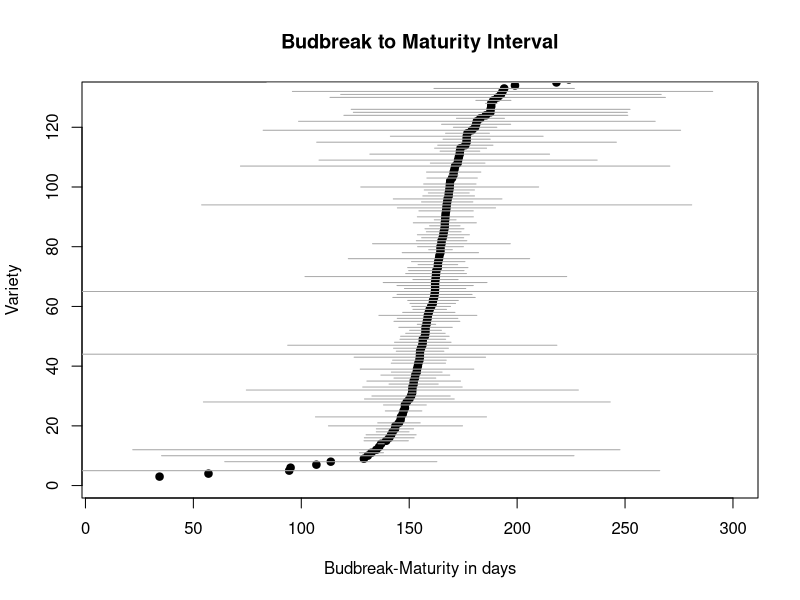

This figure's R source: (Note: this script raises an error after producing the figure.)
#Cleaning Vassal Data Set + Generating Avg. Phenological Intervals + Correlating Phenological Intervals 

#Housekeeping
setwd("/Users/wolkolab/Asa Project")
rm(list=ls())
options(stringsAsFactors = FALSE)
library(plyr)

########### Merging Data Sheets and Cleaning Vassal ###################

#Merge Vassal sheets 
vassal.master<-read.csv("vassal_pheno.csv" ,header=T,sep=",",as.is=T)[,1:9]
vassal.johan<-read.csv("Vassal Phenology-Johan.csv" ,header=T,sep=",",as.is=T)[,1:9]
vassal.Asa1<-read.csv("Vassal_phenology_Asa.xlsx - 2015 alternative data sheets.csv" ,header=T,sep=",",as.is=T)[,1:9]
vassal.Asa2<-read.csv("Vassal_phenology_Asa.xlsx - 2015.csv" ,header=T,sep=",",as.is=T)[,1:9]

final.vassal<-rbind(vassal.master,vassal.johan,vassal.Asa1,vassal.Asa2)
final.vassal<-final.vassal[!duplicated(final.vassal),]

## Load function to clean Vassal data
clean.vassal<-function(x){
  x<-as.data.frame(x)
  for( i in 1:nrow(x) ) { #i=1
    
    print(i)
    
    ## correct BB
    if( x$BB[i] != "" & !is.na(x$BB[i])){ 
      
      if(nchar(x$BB[i])<12 & nchar(x$BB[i])>4 
         & length(strsplit(gsub( "/", " ", x$BB[i])," ")[[1]])==3){
        
        if(nchar(strsplit(gsub( "/", " ", x$BB[i])," ")[[1]][3])<3){
          
          elem.i<-x$BB[i]
          b<-strsplit(gsub( "/", " ", elem.i )," ")
          if(b[[1]][3]<20){
            elem.i<-paste(b[[1]][1],b[[1]][2],paste(20,b[[1]][3],sep=""),sep="/")
          } else {
            elem.i<-paste(b[[1]][1],b[[1]][2],paste(19,b[[1]][3],sep=""),sep="/")
          }
          x$BB[i]<-elem.i  
        }
      } else {
        x$review[i]<-"Review this line"
      }
    }
    
    ## correct FLOW
    if(x$FLOW[i]!=""& !is.na(x$FLOW[i])){ 
      
      if(nchar(x$FLOW[i])<12  & nchar(x$FLOW[i])>4
         & length(strsplit(gsub( "/", " ", x$FLOW[i])," ")[[1]])==3){
        
        if(nchar(strsplit(gsub( "/", " ", x$FLOW[i])," ")[[1]][3])<3){
          
          elem.i.fl<-x$FLOW[i]
          b.fl<-strsplit(gsub( "/", " ", elem.i.fl )," ")
          if(b.fl[[1]][3]<20){
            elem.i.fl<-paste(b.fl[[1]][1],b.fl[[1]][2],paste(20,b.fl[[1]][3],sep=""),sep="/")
          } else {
            elem.i.fl<-paste(b.fl[[1]][1],b.fl[[1]][2],paste(19,b.fl[[1]][3],sep=""),sep="/")
          }
          x$FLOW[i]<-elem.i.fl  
        }
      } else {
        x$review[i]<-"Review this line"
      }
    }
    
    ## correct VER
    if(x$VER[i]!=""& !is.na(x$VER[i])){ 
      if(nchar(x$VER[i])<12 & nchar(x$VER[i])>4
         & length(strsplit(gsub( "/", " ", x$VER[i])," ")[[1]])==3){
        if(nchar(strsplit(gsub( "/", " ", x$VER[i])," ")[[1]][3])<3){
          
          elem.i.ver<-x$VER[i]
          b.ver<-strsplit(gsub( "/", " ", elem.i.ver )," ")
          if(b.ver[[1]][3]<20){
            elem.i.ver<-paste(b.ver[[1]][1],b.ver[[1]][2],paste(20,b.ver[[1]][3],sep=""),sep="/")
          } else {
            elem.i.ver<-paste(b.ver[[1]][1],b.ver[[1]][2],paste(19,b.ver[[1]][3],sep=""),sep="/")
          }
          x$VER[i]<-elem.i.ver  
        }
      } else {
        x$review[i]<-"Review this line"
      }
      
    }
    
    ## correct MAT
    if(x$MAT[i]!=""& !is.na(x$MAT[i])){ 
      if(nchar(x$MAT[i])<12 & nchar(x$MAT[i])>4
         & length(strsplit(gsub( "/", " ", x$MAT[i])," ")[[1]])==3){
        if(nchar(strsplit(gsub( "/", " ", x$MAT[i])," ")[[1]][3])<3){
          
          elem.i.ver<-x$MAT[i]
          b.ver<-strsplit(gsub( "/", " ", elem.i.ver )," ")
          if(b.ver[[1]][3]<20){
            elem.i.ver<-paste(b.ver[[1]][1],b.ver[[1]][2],paste(20,b.ver[[1]][3],sep=""),sep="/")
          } else {
            elem.i.ver<-paste(b.ver[[1]][1],b.ver[[1]][2],paste(19,b.ver[[1]][3],sep=""),sep="/")
          }
          x$MAT[i]<-elem.i.ver  
        }
      } else {
        x$review[i]<-"Review this line"
      }
    }
  } 
  return(x)
}


dim(final.vassal)

#final.vassal<-final.vassal[,1:9]
final.vassal$BB<-final.vassal$bud_day
final.vassal$FLOW<-final.vassal$flow_day
final.vassal$VER<-final.vassal$ver_day
final.vassal$MAT<-final.vassal$mat_day


final.vassal$BB=gsub( ".", "/", final.vassal$BB,fixed=T)
final.vassal$FLOW=gsub( ".", "/", final.vassal$FLOW,fixed=T)
final.vassal$VER=gsub( ".", "/", final.vassal$VER,fixed=T)
final.vassal$MAT=gsub( ".", "/", final.vassal$MAT,fixed=T)
final.vassal$review<-rep(NA,nrow(final.vassal))


#Apply Cleaning
vassal.clean<-clean.vassal(final.vassal)


#Write new vassal csv

#write.csv(vassal.clean,file="Vassal_cleaned2.csv")


head(vassal.clean)

vassal.clean$BB<-as.Date(vassal.clean$BB,format="%d/%m/%Y")
vassal.clean$FLOW<-as.Date(vassal.clean$FLOW,format="%d/%m/%Y")
vassal.clean$VER<-as.Date(vassal.clean$VER,format="%d/%m/%Y")
vassal.clean$MAT<-as.Date(vassal.clean$MAT,format="%d/%m/%Y")


######################## Some Phenological Interval Means and Standard Deviations #############

#Budbreak-Maturation Mean and Standard Dev.

vassal.clean$DiffBudMat<-difftime(vassal.clean$MAT,vassal.clean$BB,units="days") 

nvar<-length(unique(vassal.clean$variety))
variety.mean.bud.mat<-as.data.frame(array(NA,dim=c(nvar,3)))
colnames(variety.mean.bud.mat)<-c("variety","mean Bud-Mat", "sd Bud-Mat")

for(i in 1:nvar){
  print(i)
  var.i<-unique(vassal.clean$variety)[i]
  subset.i<-subset(vassal.clean,variety==var.i)
  variety.mean.bud.mat[i,1]<-var.i
  variety.mean.bud.mat[i,2]<-as.numeric(mean(subset.i$DiffBudMat,na.rm=T))
  variety.mean.bud.mat[i,3]<-as.numeric(sd(subset.i$DiffBudMat,na.rm=T))
  
  
}

variety.mean.bud.mat

#Budbreak-Flowering Mean and Standard Dev.

vassal.clean$DiffBudFlow<-difftime(vassal.clean$FLOW,vassal.clean$BB,units="days") 


nvar<-length(unique(vassal.clean$variety))
variety.mean.bud.flow<-as.data.frame(array(NA,dim=c(nvar,3)))
colnames(variety.mean.bud.flow)<-c("variety","mean Bud-Flow", "sd Bud-Flow")

for(i in 1:nvar){
  print(i)
  var.i<-unique(vassal.clean$variety)[i]
  subset.i<-subset(vassal.clean,variety==var.i)
  variety.mean.bud.flow[i,1]<-var.i
  variety.mean.bud.flow[i,2]<-as.numeric(mean(subset.i$DiffBudFlow,na.rm=T))
  variety.mean.bud.flow[i,3]<-as.numeric(sd(subset.i$DiffBudFlow,na.rm=T))
  
  
}

variety.mean.bud.flow


#Flowering-Veraison Mean and Standard Dev

vassal.clean$DiffFlowVer<-difftime(vassal.clean$VER,vassal.clean$FLOW,units="days") 


nvar<-length(unique(vassal.clean$variety))
variety.mean.flow.ver<-as.data.frame(array(NA,dim=c(nvar,3)))
colnames(variety.mean.flow.ver)<-c("variety","mean Flow-Ver", "sd Flow-Ver")

for(i in 1:nvar){
  print(i)
  var.i<-unique(vassal.clean$variety)[i]
  subset.i<-subset(vassal.clean,variety==var.i)
  variety.mean.flow.ver[i,1]<-var.i
  variety.mean.flow.ver[i,2]<-as.numeric(mean(subset.i$DiffFlowVer,na.rm=T))
  variety.mean.flow.ver[i,3]<-as.numeric(sd(subset.i$DiffFlowVer,na.rm=T))
  
  
}
variety.mean.flow.ver

#Veraison-Maturation Mean and Standard Dev

vassal.clean$DiffVerMat<-difftime(vassal.clean$MAT,vassal.clean$VER,units="days") 


nvar<-length(unique(vassal.clean$variety))
variety.mean.ver.mat<-as.data.frame(array(NA,dim=c(nvar,3)))
colnames(variety.mean.ver.mat)<-c("variety","mean Ver-Mat", "sd Ver-Mat")

for(i in 1:nvar){
  print(i)
  var.i<-unique(vassal.clean$variety)[i]
  subset.i<-subset(vassal.clean,variety==var.i)
  variety.mean.ver.mat[i,1]<-var.i
  variety.mean.ver.mat[i,2]<-as.numeric(mean(subset.i$DiffVerMat,na.rm=T))
  variety.mean.ver.mat[i,3]<-as.numeric(sd(subset.i$DiffVerMat,na.rm=T))
  
  
}

variety.mean.ver.mat

#Budbreak-Veraison Mean and Standard Dev

vassal.clean$DiffBudVer<-difftime(vassal.clean$VER,vassal.clean$BB,units="days") 


nvar<-length(unique(vassal.clean$variety))
variety.mean.bud.ver<-as.data.frame(array(NA,dim=c(nvar,3)))
colnames(variety.mean.bud.ver)<-c("variety","mean Bud-Ver", "sd Bud-Ver")

for(i in 1:nvar){
  print(i)
  var.i<-unique(vassal.clean$variety)[i]
  subset.i<-subset(vassal.clean,variety==var.i)
  variety.mean.bud.ver[i,1]<-var.i
  variety.mean.bud.ver[i,2]<-as.numeric(mean(subset.i$DiffBudVer,na.rm=T))
  variety.mean.bud.ver[i,3]<-as.numeric(sd(subset.i$DiffBudVer,na.rm=T))
  
  
}

variety.mean.bud.ver


######################### Plotting Some Avg. Phenological Intervals ###########################

#Budbreak-Maturation Plot

data.to.plot<-variety.mean.bud.mat[with(variety.mean.bud.mat,order(`mean Bud-Mat`)),]
plot(x=NULL,y=NULL,xlim=c(10,300),ylim=c(1,130),ylab="Variety",xlab="Budbreak-Maturity in days", main="Budbreak to Maturity Interval" )
points(data.to.plot$`mean Bud-Mat`,1:201,pch=19)

for(i in 1:201){
  print(i)
  if(!is.na(data.to.plot[i,"mean Bud-Mat"])){
    low.conf<-data.to.plot[i,"mean Bud-Mat"]-data.to.plot[i,"sd Bud-Mat"]
    up.conf<-data.to.plot[i,"mean Bud-Mat"]+data.to.plot[i,"sd Bud-Mat"]
    if(!is.na(abs(up.conf-low.conf)) & abs(up.conf-low.conf)<400){
      lines(c(low.conf,up.conf),rep(i,2),type="l",col="darkgrey")
    }
  }
}

#Budbreak-Flowering Plot

data.to.plot<-variety.mean.bud.flow[with(variety.mean.bud.flow,order(`mean Bud-Flow`)),]
data.to.plot<-data.to.plot%>%filter(variety!="Marsanne")%>%filter(variety!="CarignanNoir")%>%filter(variety!="Listan")
plot(x=NULL,y=NULL,xlim=c(10,150),ylim=c(1,60),ylab="Variety",xlab="Budreak-Flowering in days",main="Budburst to Flowering Interval",cex=1.5,cex.axis=1.5, cex.lab=1.5,font.lab=2)
points(data.to.plot$`mean Bud-Flow`,1:198,pch=19)

for(i in 1:198){
  print(i)
  if(!is.na(data.to.plot[i,"mean Bud-Flow"])){
    low.conf<-data.to.plot[i,"mean Bud-Flow"]-data.to.plot[i,"sd Bud-Flow"]
    up.conf<-data.to.plot[i,"mean Bud-Flow"]+data.to.plot[i,"sd Bud-Flow"]
    if(!is.na(abs(up.conf-low.conf)) & abs(up.conf-low.conf)<400){
      lines(c(low.conf,up.conf),rep(i,2),type="l",col="darkgrey")
    }
  }
}
text(39,1,"Airen",cex=.75)
text(46,2,"Aledo",cex=.75)
text(47.82105,3,"Cabernet Sauvignon",cex=.85,font=2) ###late
text(50,4,"Sauvignon rose",cex=.75)
text(52,5,"Cab. Franc",cex=.75)
text(52,6,"Morrestal",cex=.75)
text(51.4,7,"Ugni blanc",cex=.75)
text(52.6,8,"Ries.blanc", cex=.75)
text(52,9,"Sauv.blanc",cex=.75)
text(54,10,"Durif",cex=.75)
text(54,11,"Barbera",cex=.75)
text(55.5,12,"Dimiat",cex=.75)     
text(56,13,"Souzao",cex=.75)
text(56,14,"Pinot Noir",cex=.75) 
text(56,15,"Syrah",cex=.75)
text(57,16,"Tinto Fino",cex=.75)
text(57,17,"Merlot",cex=.75)
text(57,18,"Grenache Noir",cex=.75)
text(54,19,"Verdelho de Madere",cex=.75)    
text(56,20,"Chardonnay",cex=.85,font=2)  #early
text(56,21,"Primitivo",cex=.75,font=2)
text(56,22,"Korai Olasz",cex=.75)
text(57,23,"Gold",cex=.75)
text(58,24,"Muscat Ottonel",cex=.75)
text(58.5,25,"Chasselas",cex=.75)
text(58.75,26,"Pinot gris",cex=.75)
text(59,27,"Aleatico",cex=.75)
text(59,28,"Aligote",cex=.75)
text(59,29,"Danuge",cex=.75)
text(59.1,30,"Petit Verdot",cex=.75)
text(59.25,31,"Meunier",cex=.75)
text(57,32,"Alicante H.Bouchet",cex=.75)
text(57,33,"Muscat rouge fonce",cex=.75)
text(61,34,"Touriga",cex=.75)
text(59.25,35,"Ruby Seedless",cex=.75)
text(60,36,"Pinot blanc",cex=.75)
text(61,37,"Sangiovese",cex=.75)
text(62.3,38,"Periquita",cex=.75)
text(65.3,39,"Naose",cex=.75)
text(64,40,"Teroldego",cex=.75)
text(65,41,"Sarfeher",cex=.75)
text(66,42,"Hunisa",cex=.75)
text(65,43,"Sultanine blanc",cex=.75)
text(67,44,"Aramon Noir",cex=.75)
text(69.75,45,"Vidiano",cex=.75)
text(68,46,"Sauv. rose aromatique",cex=.75)
text(75.8,47,"Troussaeu Gris", cex=.75)
text(83,48,"July Muscat",cex=.75)


#Flowering to Veraison Plot
data.to.plot<-variety.mean.flow.ver[with(variety.mean.flow.ver,order(`mean Flow-Ver`)),]
plot(x=NULL,y=NULL,xlim=c(10,200),ylim=c(1,80),ylab="Variety",xlab="Flowering-Veraison in days", main="Flowering to Veraison Interval" )
points(data.to.plot$`mean Flow-Ver`,1:198,pch=19)

for(i in 1:198){
  print(i)
  if(!is.na(data.to.plot[i,"mean Flow-Ver"])){
    low.conf<-data.to.plot[i,"mean Flow-Ver"]-data.to.plot[i,"sd Flow-Ver"]
    up.conf<-data.to.plot[i,"mean Flow-Ver"]+data.to.plot[i,"sd Flow-Ver"]
    if(!is.na(abs(up.conf-low.conf)) & abs(up.conf-low.conf)<400){
      lines(c(low.conf,up.conf),rep(i,2),type="l",col="darkgrey")
    }
  }
}



#Veraison to Maturation Plot
data.to.plot<-variety.mean.ver.mat[with(variety.mean.ver.mat,order(`mean Ver-Mat`)),]
data.to.plot<-data.to.plot%>%filter(variety!="Viognier")
plot(x=NULL,y=NULL,xlim=c(10,80),ylim=c(1,80),ylab="Variety",xlab="Veraison-Maturity in days", main="Veraison to Maturity Interval",cex=1.5,cex.axis=1.5, cex.lab=1.5,font.lab=2)
points(data.to.plot$`mean Ver-Mat`,1:200,pch=19)

for(i in 1:200){
  print(i)
  if(!is.na(data.to.plot[i,"mean Ver-Mat"])){
    low.conf<-data.to.plot[i,"mean Ver-Mat"]-data.to.plot[i,"sd Ver-Mat"]
    up.conf<-data.to.plot[i,"mean Ver-Mat"]+data.to.plot[i,"sd Ver-Mat"]
    if(!is.na(abs(up.conf-low.conf)) & abs(up.conf-low.conf)<400){
      lines(c(low.conf,up.conf),rep(i,2),type="l",col="darkgrey")
    }
  }
}
text(29.93258,46,"Cabernet Sauvignon",cex=.85,font=2)
text(24.07246,22,"Chardonnay",cex=.85,font=2)

#Budbreak to veraison
data.to.plot<-variety.mean.bud.ver[with(variety.mean.bud.ver,order(`mean Bud-Ver`)),]
plot(x=NULL,y=NULL,xlim=c(10,200),ylim=c(1,80),ylab="Variety",xlab="Budbreak-Veraison in days", main="Budbreak to Veraison Interval" )
points(data.to.plot$`mean Bud-Ver`,1:201,pch=19)

for(i in 1:201){
  print(i)
  if(!is.na(data.to.plot[i,"mean Bud-Ver"])){
    low.conf<-data.to.plot[i,"mean Bud-Ver"]-data.to.plot[i,"sd Bud-Ver"]
    up.conf<-data.to.plot[i,"mean Bud-Ver"]+data.to.plot[i,"sd Bud-Ver"]
    if(!is.na(abs(up.conf-low.conf)) & abs(up.conf-low.conf)<400){
      lines(c(low.conf,up.conf),rep(i,2),type="l",col="darkgrey")
    }
  }
}


###################### Plotting correlation between different pheno-intervals #############


#plot multi-panel plots
par(mfrow=c(1,2))

## plotting correlation between BB-FL and FL-VER
combined.datasets1<-cbind(variety.mean.bud.flow,variety.mean.flow.ver[,2:3])
combined.datasets1<-na.omit(combined.datasets1)
plot(combined.datasets1$`mean Bud-Flow`,combined.datasets1$`mean Flow-Ver`,
     xlim=c(0,250),ylim=c(0,250),pch=19,cex=1.5,cex.axis=1.5, cex.lab=1.5,cex.main=1.5,
     xlab='Budbreak to Flowering',ylab='Flowering to Veraison', 
     main='Budbreak to Flowering Intervals vs. Flowering to Veraison Intervals')
myline<-lm(combined.datasets1$`mean Flow-Ver`~combined.datasets1$`mean Bud-Flow`)    
abline(myline,col="grey",lwd=2)

text(combined.datasets1[which.min(combined.datasets1$`mean Flow-Ver`),c(2,4)],pos=3,
     combined.datasets1[which.min(combined.datasets1$`mean Flow-Ver`),1])
text(combined.datasets1[which.max(combined.datasets1$`mean Flow-Ver`),c(2,4)],pos=3,
     combined.datasets1[which.max(combined.datasets1$`mean Flow-Ver`),1])

text(combined.datasets1[which.min(combined.datasets1$`mean Bud-Flow`),c(2,4)],pos=2,
     combined.datasets1[which.min(combined.datasets1$`mean Bud-Flow`),1])
text(combined.datasets1[which.max(combined.datasets1$`mean Bud-Flow`),c(2,4)],pos=3,
     combined.datasets1[which.max(combined.datasets1$`mean Bud-Flow`),1])

cor.BBFLFLVER<-cor(combined.datasets1$`mean Bud-Flow`,combined.datasets1$`mean Flow-Ver`,use='pairwise.complete.obs')
text(50,150,cor.BBFLFLVER)



# Plot Correlation between BB-FL vs. FL-VER  without Marsanne, Carignan Noir, Listan
combined.datasets1<-cbind(variety.mean.bud.flow,variety.mean.flow.ver[,2:3])
nomarsanne<-combined.datasets1%>%filter(variety!="Marsanne")%>%filter(variety!="CarignanNoir")%>%filter(variety!="Listan")


nomarsanne<-na.omit(nomarsanne)
plot(nomarsanne$`mean Bud-Flow`,nomarsanne$`mean Flow-Ver`,
     xlim=c(0,150),ylim=c(0,150),pch=19,cex=1.5,cex.axis=1.5, cex.lab=1.5,cex.main=1.5,font.lab=2,
     xlab='Budbreak to Flowering',ylab='Flowering to Veraison', 
     main='Budbreak to Flowering Intervals vs. Flowering to Veraison Intervals')
myline<-lm(nomarsanne$`mean Flow-Ver`~nomarsanne$`mean Bud-Flow`)    
abline(myline,col="grey",lwd=2)

text(nomarsanne[which.min(nomarsanne$`mean Flow-Ver`),c(2,4)],pos=2,
     nomarsanne[which.min(nomarsanne$`mean Flow-Ver`),1])
text(nomarsanne[which.max(nomarsanne$`mean Flow-Ver`),c(2,4)],pos=2,
     nomarsanne[which.max(nomarsanne$`mean Flow-Ver`),1])

text(nomarsanne[which.min(nomarsanne$`mean Bud-Flow`),c(2,4)],pos=2,
     nomarsanne[which.min(nomarsanne$`mean Bud-Flow`),1])
text(nomarsanne[which.max(nomarsanne$`mean Bud-Flow`),c(2,4)],pos=4,
     nomarsanne[which.max(nomarsanne$`mean Bud-Flow`),1])

cor.BBFLFLVER<-cor(nomarsanne$`mean Bud-Flow`,nomarsanne$`mean Flow-Ver`,use='pairwise.complete.obs')
cor.BBFLFLVER=
text(50,100,"r=0.1714")

## plot correlation between FL-VER and VER-MAT ----main 
combined.datasets2<-cbind(variety.mean.flow.ver,variety.mean.ver.mat[,2:3])
combined.datasets2<-na.omit(combined.datasets2)
plot(combined.datasets2$`mean Flow-Ver`,combined.datasets2$`mean Ver-Mat`,
     xlim=c(0,250),ylim=c(0,250),pch=19,cex=1.5,cex.axis=1.5, cex.lab=1.5,cex.main=1.5,font.lab=2,
     xlab='Flowering to Veraison',ylab='Veraison to Maturity', 
     main='Flowering to Veraison vs. Veraison to Maturity Intervals')
myline<-lm(combined.datasets2$`mean Ver-Mat`~combined.datasets2$`mean Flow-Ver`)    
abline(myline,col="grey",lwd=2)

text(combined.datasets2[which.min(combined.datasets2$`mean Flow-Ver`),c(2,4)],pos=4,
     combined.datasets2[which.min(combined.datasets2$`mean Flow-Ver`),1])
text(combined.datasets2[which.max(combined.datasets2$`mean Flow-Ver`),c(2,4)],pos=4,
     combined.datasets2[which.max(combined.datasets2$`mean Flow-Ver`),1])

text(combined.datasets2[which.min(combined.datasets2$`mean Ver-Mat`),c(2,4)],pos=2,
     combined.datasets2[which.min(combined.datasets2$`mean Ver-Mat`),1])
text(combined.datasets2[which.max(combined.datasets2$`mean Ver-Mat`),c(2,4)],pos=3,
     combined.datasets2[which.max(combined.datasets2$`mean Ver-Mat`),1])

cor.FLVERVERMAT<-cor(combined.datasets2$`mean Flow-Ver`,combined.datasets2$`mean Ver-Mat`,use='pairwise.complete.obs')
text(50,100,"r=0.1155")

## plot correlation between BUD-VER, VER-MAT
combined.datasets3<-cbind(variety.mean.bud.ver,variety.mean.ver.mat[,2:3])
combined.datasets3<-na.omit(combined.datasets3)
plot(combined.datasets3$`mean Bud-Ver`,combined.datasets3$`mean Ver-Mat`,
     xlim=c(0,250),ylim=c(0,250),pch=19,cex=1.5,cex.axis=1.5, cex.lab=1.5,
     xlab='Budbreak to Veraison',ylab='Veraison to Maturity', 
     main='Budbreak to Veraison vs. Veraison to Maturity Intervals')
myline<-lm(combined.datasets3$`mean Ver-Mat`~combined.datasets3$`mean Bud-Ver`)    
abline(myline,col="grey",lwd=2)

text(combined.datasets3[which.min(combined.datasets3$`mean Bud-Ver`),c(2,4)],pos=2,
     combined.datasets3[which.min(combined.datasets3$`mean Bud-Ver`),1])
text(combined.datasets3[which.max(combined.datasets3$`mean Bud-Ver`),c(2,4)],pos=3,
     combined.datasets3[which.max(combined.datasets3$`mean Bud-Ver`),1])

text(combined.datasets3[which.min(combined.datasets3$`mean Ver-Mat`),c(2,4)],pos=4,
     combined.datasets3[which.min(combined.datasets3$`mean Ver-Mat`),1])
text(combined.datasets3[which.max(combined.datasets3$`mean Ver-Mat`),c(2,4)],pos=2,
     combined.datasets3[which.max(combined.datasets3$`mean Ver-Mat`),1])

cor.BBVERVERMAT<-cor(combined.datasets3$`mean Bud-Ver`,combined.datasets3$`mean Ver-Mat`,use='pairwise.complete.obs')
text(50,150,cor.BBVERVERMAT)

## plot correlation between BUD-MAT, FLO-VER
combined.datasets4<-cbind(variety.mean.bud.mat,variety.mean.flow.ver[,2:3])
combined.datasets4<-na.omit(combined.datasets4)
plot(combined.datasets4$`mean Bud-Mat`,combined.datasets4$`mean Flow-Ver`,
     xlim=c(0,250),ylim=c(0,250),pch=19,cex=1.5,cex.axis=1.5, cex.lab=1.5,
     xlab='Budbreak to Maturity',ylab='Flowering to Veraison', 
     main='Budbreak to Maturity vs. Flowering to Veraison Intervals')
myline<-lm(combined.datasets4$`mean Flow-Ver`~combined.datasets4$`mean Bud-Mat`)    
abline(myline,col="grey",lwd=2)

text(combined.datasets4[which.min(combined.datasets4$`mean Bud-Mat`),c(2,4)],pos=2,
     combined.datasets4[which.min(combined.datasets4$`mean Bud-Mat`),1])
text(combined.datasets4[which.max(combined.datasets4$`mean Bud-Mat`),c(2,4)],pos=3,
     combined.datasets4[which.max(combined.datasets4$`mean Bud-Mat`),1])

text(combined.datasets4[which.min(combined.datasets4$`mean Flow-Ver`),c(2,4)],pos=3,
     combined.datasets4[which.min(combined.datasets4$`mean Flow-Ver`),1])
text(combined.datasets4[which.max(combined.datasets4$`mean Flow-Ver`),c(2,4)],pos=3,
     combined.datasets4[which.max(combined.datasets4$`mean Flow-Ver`),1])

cor.BBMATFLOVER<-cor(combined.datasets4$`mean Bud-Mat`,combined.datasets4$`mean Flow-Ver`,use='pairwise.complete.obs')
text(50,150,cor.BBMATFLOVER)

## plot correlation between BUD-FLO,VER-MAT
combined.datasets5<-cbind(variety.mean.bud.flow,variety.mean.ver.mat[,2:3])
combined.datasets5<-na.omit(combined.datasets5)
plot(combined.datasets5$`mean Bud-Flow`,combined.datasets5$`mean Ver-Mat`,
     xlim=c(0,250),ylim=c(0,250),pch=19,cex=1.5,cex.axis=1.5, cex.lab=1.5,
     xlab='Budbreak to Flowering',ylab='Veraison to Maturity', 
     main='Budbreak to Flowering vs. Veraison to Maturity')
myline<-lm(combined.datasets5$`mean Ver-Mat`~combined.datasets5$`mean Bud-Flow`)    
abline(myline,col="grey",lwd=2)

text(combined.datasets5[which.min(combined.datasets5$`mean Bud-Flow`),c(2,4)],pos=4,
     combined.datasets5[which.min(combined.datasets5$`mean Bud-Flow`),1])
text(combined.datasets5[which.max(combined.datasets5$`mean Bud-Flow`),c(2,4)],pos=3,
     combined.datasets5[which.max(combined.datasets5$`mean Bud-Flow`),1])

text(combined.datasets5[which.min(combined.datasets5$`mean Ver-Mat`),c(2,4)],pos=3,
     combined.datasets5[which.min(combined.datasets5$`mean Ver-Mat`),1])
text(combined.datasets5[which.max(combined.datasets5$`mean Ver-Mat`),c(2,4)],pos=4,
     combined.datasets5[which.max(combined.datasets5$`mean Ver-Mat`),1])

cor.BBFLOVERMAT<-cor(combined.datasets5$`mean Bud-Flow`,combined.datasets5$`mean Ver-Mat`,use='pairwise.complete.obs')
text(50,150,cor.BBFLOVERMAT)



